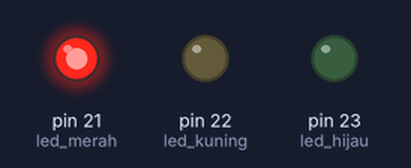
Bench run of a program on a simulated MicroPython board. On the bench: output pins drawn as LEDs (lit = HIGH). What the program prints to the serial console is not drawn.

Above: at 0.5 s.
At 1.5 s:
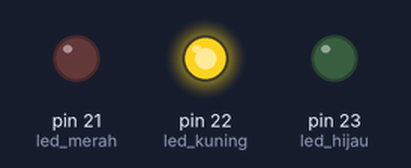
At 5.5 s:
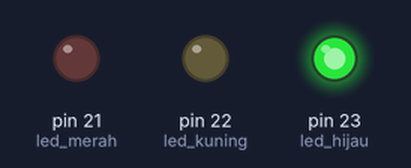
Timing chart, 0 to 6.9 s (numbered marks = the images above):
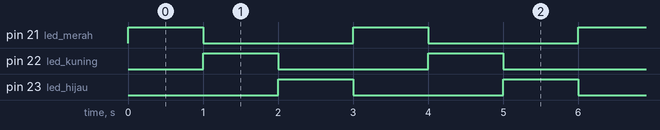

The program:

testled.py
```python
from machine import Pin
import time

led_merah = Pin(21, Pin.OUT, value=0)
led_kuning = Pin(22, Pin.OUT, value=0)
led_hijau = Pin(23, Pin.OUT, value=0)

print("=== TEST INDIKATOR LED ===")
try:
    while True:
        print("🔴 Merah ON")
        led_merah.on()
        time.sleep(1)
        led_merah.off()

        print("🟡 Kuning ON")
        led_kuning.on()
        time.sleep(1)
        led_kuning.off()

        print("🟢 Hijau ON")
        led_hijau.on()
        time.sleep(1)
        led_hijau.off()

except KeyboardInterrupt:
    # Memastikan semua LED mati saat di-STOP
    led_merah.off()
    led_kuning.off()
    led_hijau.off()
    print("\nTest dihentikan, semua LED dimatikan.")
```

Measured:
- by itself, pin 21 (led_merah), pin 22 (led_kuning), pin 23 (led_hijau): alternates HIGH for 1.0 s and LOW for 2.0 s
- by itself, everything shown: repeats every 3.0 s, in 3 steps
